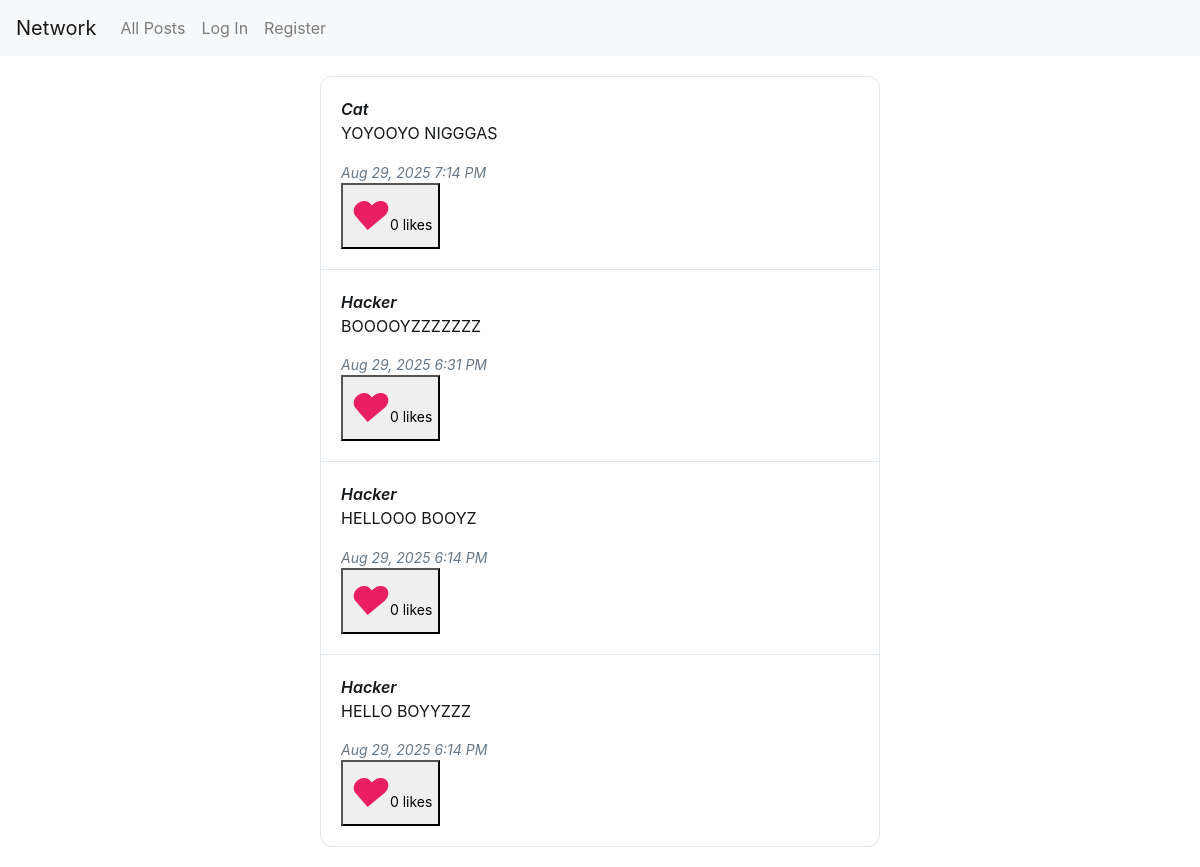
/, run on an earlier commit of the app's database.
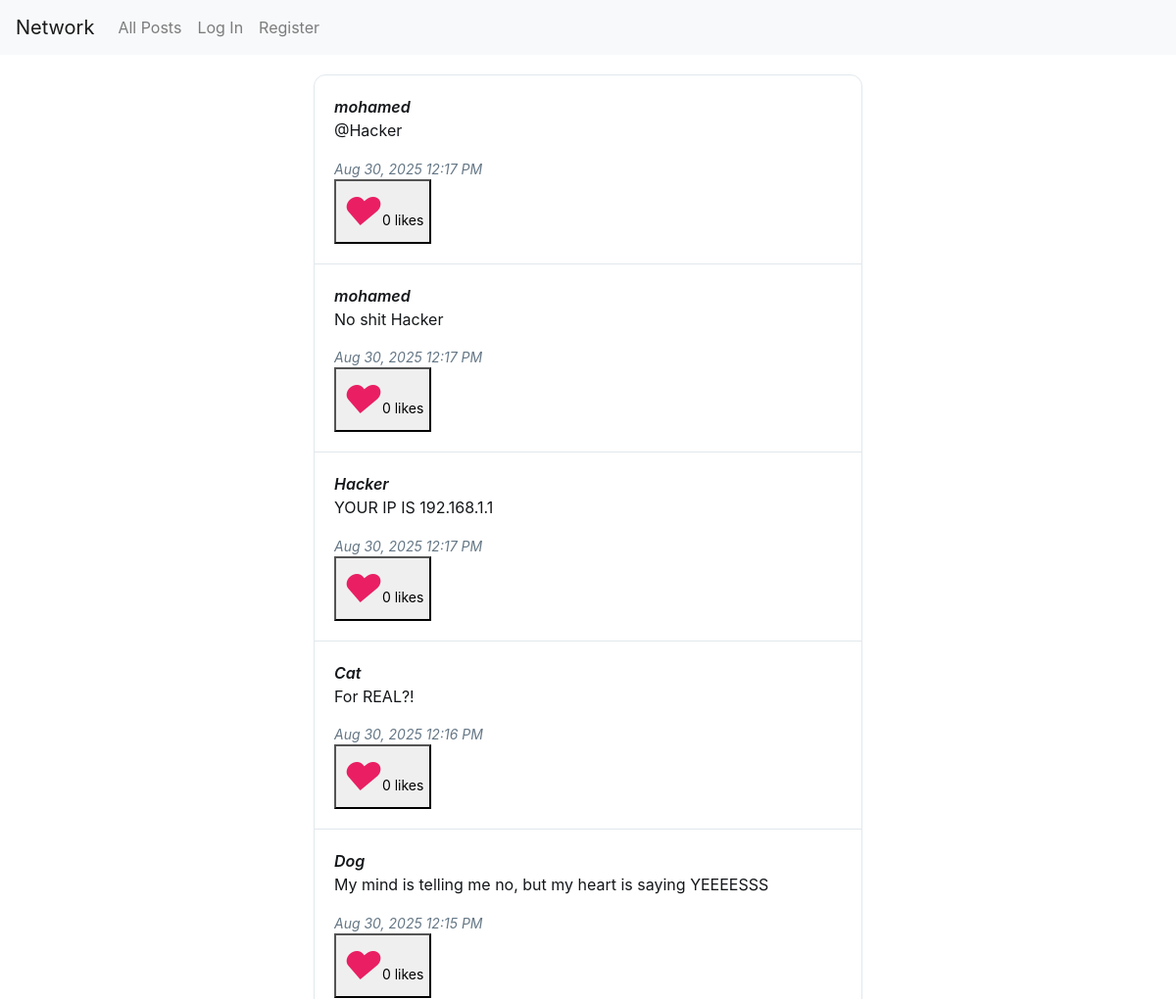
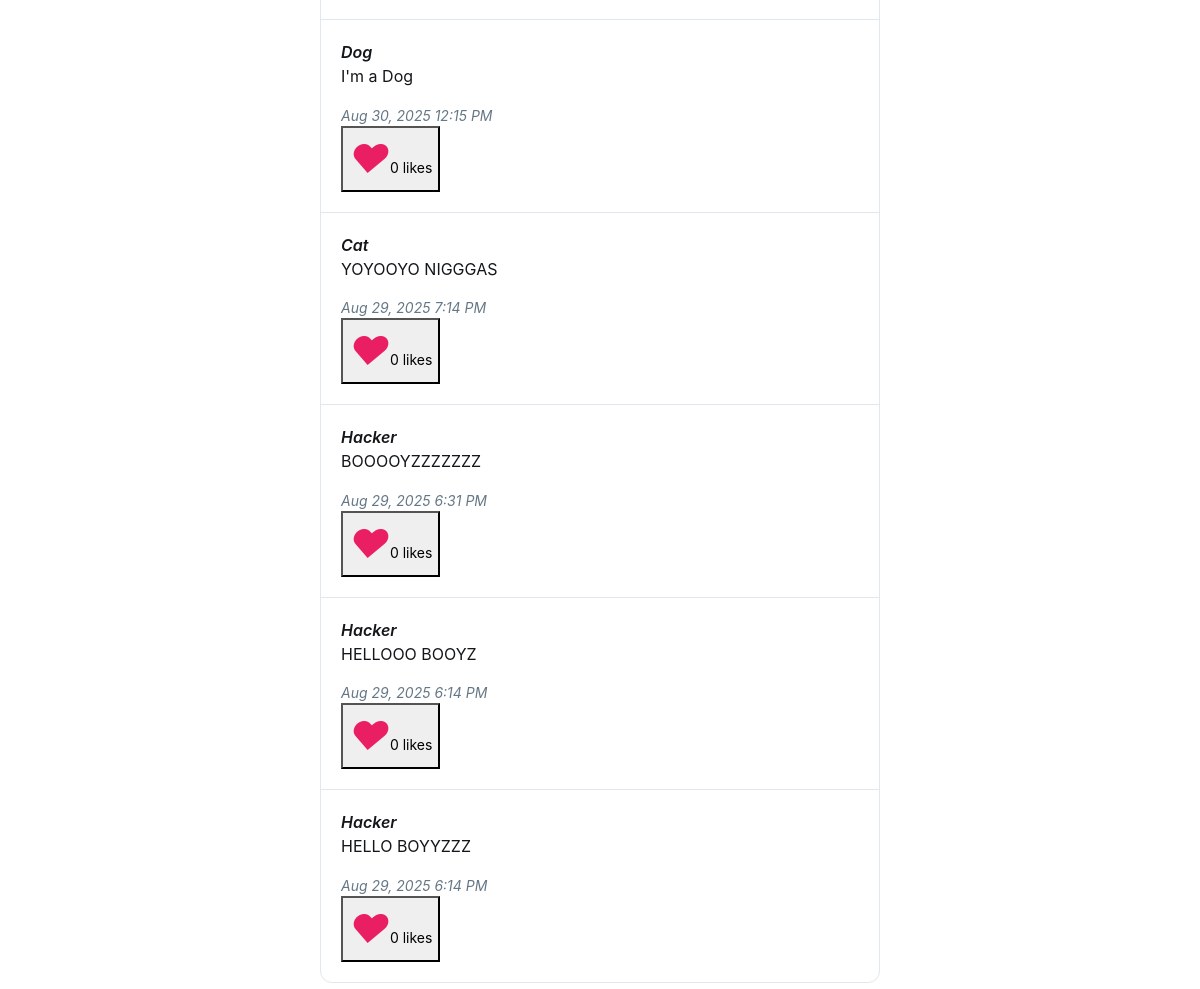
And on a later commit of the database (2 pictures, top to bottom).
### network/models.py (models this page shows, shortened)
class Post(models.Model):
    author = models.ForeignKey(User, on_delete=models.CASCADE, related_name="posts")
    content = models.TextField()
    created_at = models.DateTimeField(auto_now_add=True)
    updated_at = models.DateTimeField(auto_now=True)
    likes = models.ManyToManyField(User, related_name="liked_posts", blank=True, default=None)

class User(AbstractUser):
    followers = models.ManyToManyField("self", symmetrical=False, related_name="following_users", blank=True)
    following = models.ManyToManyField("self", symmetrical=False, related_name="followers_users", blank=True)

### network/views.py (the view, shortened to what this page needs)
# urls.py: path("", views.index, name="index"),
def index(request):
    form = PostForm()
    all_posts = Post.objects.all().order_by("-created_at")
    paginator = Paginator(all_posts, 10)  # Show 10 posts per page
    page_number = request.GET.get("page")
    page_obj = paginator.get_page(page_number)
    return render(request, "network/index.html", {
        "form": form,
        "all_posts": page_obj,
        "page_obj": page_obj,
        "is_paginated": page_obj.has_other_pages(),
        "paginator": paginator,
    })

### network/templates/network/index.html (shortened to what this page needs)
{% extends "network/layout.html" %} {% block body %}
<div class="feed-container">
  <div class="posts-container">
    {% if all_posts %}
    <ul class="posts-list">
      {% for post in all_posts %}
      <li class="post-item">
        <a href="{% url 'profile' post.author.username %}"
          ><div class="post-author">{{ post.author.username }}</div></a
        >
        <div class="post-content" id="post-{{ post.id }}">{{ post.content }}</div>
        <div class="post-timestamp">
          {{ post.created_at|date:"M d, Y g:i A" }}
        </div>
        <div class="post-likes">
            <button id="like-post-{{ post.id }}">
                <i class="heart-icon">♥</i>{{ post.likes.count }} likes
            </button>
        </div>
      </li>
      {% endfor %}
    </ul>
    {% else %}
    <div class="empty-state">
      No posts yet. Be the first to share something!
    </div>
    {% endif %}
  </div>
</div>
{% endblock %}

### network/templates/network/layout.html (shortened to what this page needs)
{% load static %}
<!DOCTYPE html>
<html lang="en">
    <head>
        <link rel="stylesheet" href="https://stackpath.bootstrapcdn.com/bootstrap/4.4.1/css/bootstrap.min.css">
        <link href="{% static 'network/styles.css' %}" rel="stylesheet">
    </head>
    <body>
        <nav class="navbar navbar-expand-lg navbar-light bg-light">
            <a class="navbar-brand" href="#">Network</a>
            <div>
              <ul class="navbar-nav mr-auto">
                <li class="nav-item">
                  <a class="nav-link" href="{% url 'index' %}">All Posts</a>
                </li>
                {% if user.is_authenticated %}
                    <li class="nav-item">
                        <a class="nav-link" href="{% url 'following' %}">Following</a>
                    </li>
                    <li class="nav-item">
                        <a class="nav-link" href="{% url 'logout' %}">Log Out</a>
                    </li>
                {% else %}
                    <li class="nav-item">
                        <a class="nav-link" href="{% url 'login' %}">Log In</a>
                    </li>
                    <li class="nav-item">
                        <a class="nav-link" href="{% url 'register' %}">Register</a>
                    </li>
                {% endif %}
              </ul>
            </div>
          </nav>
        <div class="body">
            {% block body %}
            {% endblock %}
        </div>
    </body>
</html>

### network/static/network/styles.css (style rules this page uses)
.post-likes { font-size: 14px; color: #657786; font-style: italic; }
.post-author { font-size: 14px; color: #657786; font-style: italic; }
.posts-container { background: #fff; border: 1px solid #e1e8ed; border-radius: 12px; overflow: hidden; }
.posts-list { list-style: none; padding: 0; margin: 0; }
.post-item { padding: 20px; border-bottom: 1px solid #e1e8ed; transition: background-color 0.2s ease; }
.post-item:last-child { border-bottom: none; }
.post-content { font-size: 16px; line-height: 1.5; color: #14171a; margin-bottom: 8px; word-wrap: break-word; }
.post-timestamp { font-size: 14px; color: #657786; font-style: italic; }
.feed-container { max-width: 600px; margin: 20px auto; padding: 0 20px; }
.post-author { font-size: 16px; font-weight: 600; color: #14171a; transition: color 0.2s ease; }
.post-content { font-size: 16px; line-height: 1.6; color: #14171a; margin-bottom: 15px; word-wrap: break-word; }
.post-likes { display: flex; align-items: center; gap: 8px; color: #657786; font-size: 14px; }
.heart-icon { color: #e91e63; font-size:40px; }

What changed in the data, as far as the page shows it:
added Post: author.username "mohamed", content "@Hacker", created_at "Aug 30, 2025 12:17 PM", likes.count "0"
added Post: author.username "mohamed", content "No shit Hacker", created_at "Aug 30, 2025 12:17 PM", likes.count "0"
added Post: author.username "Hacker", content "YOUR IP IS 192.168.1.1", created_at "Aug 30, 2025 12:17 PM", likes.count "0"
added Post: author.username "Cat", content "For REAL?!", created_at "Aug 30, 2025 12:16 PM", likes.count "0"
added Post: author.username "Dog", content "My mind is telling me no, but my heart is saying YEEEESSS", created_at "Aug 30, 2025 12:15 PM", likes.count "0"
added Post: author.username "Dog", content "I'm a Dog", created_at "Aug 30, 2025 12:15 PM", likes.count "0"
